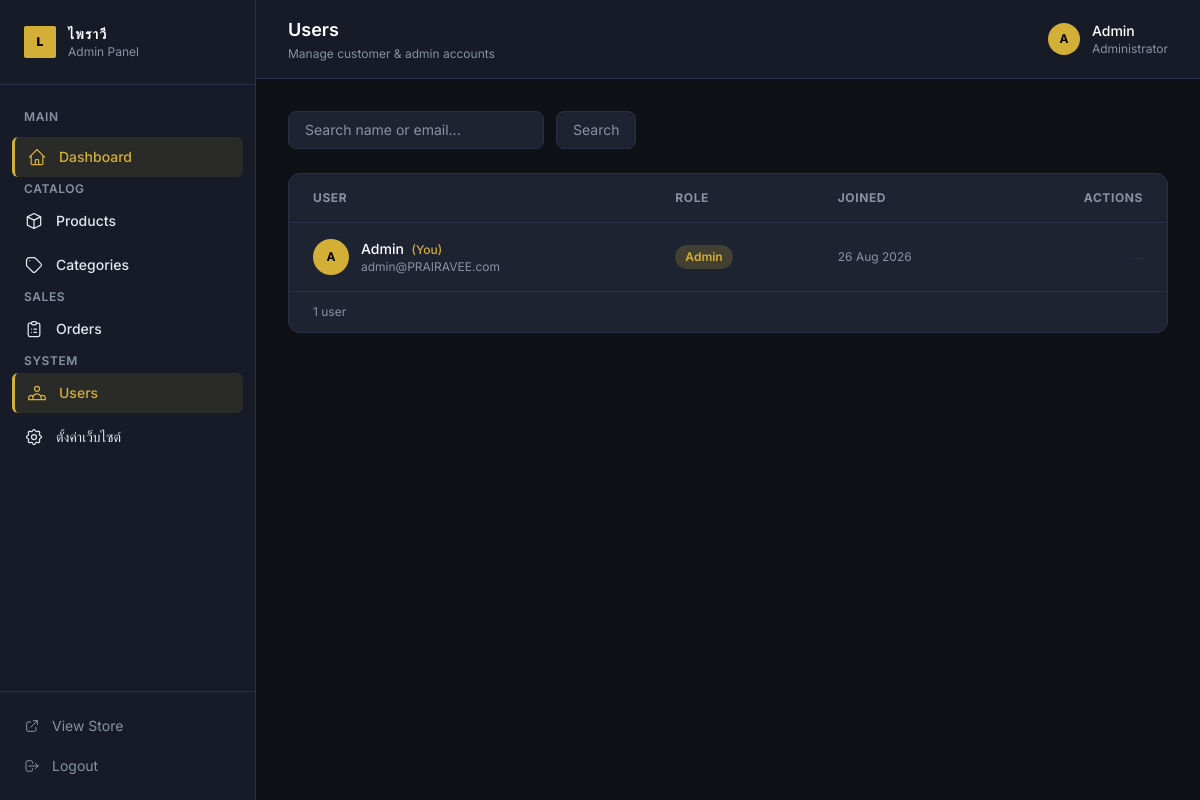
Page /admin/users (signed in) on the committed database.
### tables this page shows
CREATE TABLE IF NOT EXISTS users (
    id INT AUTO_INCREMENT PRIMARY KEY,
    name VARCHAR(255) NOT NULL,
    email VARCHAR(255) UNIQUE NOT NULL,
    password VARCHAR(255) NOT NULL,
    role ENUM('admin', 'customer') DEFAULT 'customer',
    created_at TIMESTAMP DEFAULT CURRENT_TIMESTAMP
);

### src/config/database.php (called while the page is built, shortened)
<?php
class Database {
    private static $instance = null;
    private $conn;
    private function __construct() {
        $this->host = getenv('DB_HOST') ?: "sqlXXX.epizy.com";
        $this->db_name = getenv('DB_DATABASE') ?: "epiz_XXXXXXX_lumina";
        $this->username = getenv('DB_USERNAME') ?: "epiz_XXXXXXX";
        $this->password = getenv('DB_PASSWORD') ?: "YOUR_DB_PASSWORD";
        try {
            $dsn = "mysql:host=" . $this->host
                 . ";dbname=" . $this->db_name
                 . ";charset=utf8mb4";
            $this->conn = new PDO($dsn, $this->username, $this->password, [
                PDO::ATTR_ERRMODE            => PDO::ERRMODE_EXCEPTION,
                PDO::ATTR_DEFAULT_FETCH_MODE => PDO::FETCH_ASSOC,
                PDO::ATTR_EMULATE_PREPARES   => false,
            ]);
        } catch (PDOException $exception) {
            error_log("DB Connection error: " . $exception->getMessage());
            die("Database connection failed. Please try again later.");
        }
    }
    public static function getInstance() {
        if (self::$instance === null) {
            self::$instance = new Database();
        }
        return self::$instance;
    }
    public function getConnection() {
        return $this->conn;
    }
}
?>

### src/models/User.php (called while the page is built, shortened)
<?php
require_once BASE_PATH . '/src/config/database.php';
class User {
    private $conn;
    private $table_name = "users";
    public function __construct() {
        $database = Database::getInstance();
        $this->conn = $database->getConnection();
    }
    public function getAllUsers($search = '') {
        $query = "SELECT id, name, email, role, created_at FROM " . $this->table_name;
        $query .= " ORDER BY created_at DESC";
        $stmt = $this->conn->prepare($query);
        $stmt->execute();
        return $stmt->fetchAll(PDO::FETCH_ASSOC);
    }
}
?>

### src/views/admin/users/index.php (the view, shortened to what this page needs)
<?php
require_once BASE_PATH . '/src/models/User.php';
$userModel = new User();
$search = trim($_GET['search'] ?? '');
$users  = $userModel->getAllUsers($search);
?>
<div class="flex items-center justify-between mb-6">
    <form method="GET" action="<?= BASE_URL ?>/admin/users" class="flex gap-3">
        <input type="text" name="search" value="<?php echo htmlspecialchars($search); ?>"
               placeholder="Search name or email..."
               class="bg-admin-card border border-admin-border text-admin-text text-sm px-4 py-2 rounded-lg focus:outline-none focus:border-admin-accent w-64 placeholder-admin-muted">
        <button type="submit" class="bg-admin-card border border-admin-border text-admin-muted px-4 py-2 rounded-lg text-sm hover:border-admin-accent transition">Search</button>
    </form>
</div>
<div class="bg-admin-card border border-admin-border rounded-xl overflow-hidden">
    <div class="overflow-x-auto">
        <table class="w-full text-sm">
            <thead>
                <tr class="text-admin-muted text-xs uppercase tracking-wider border-b border-admin-border">
                    <th class="px-6 py-4 text-left">User</th>
                    <th class="px-6 py-4 text-left">Role</th>
                    <th class="px-6 py-4 text-left">Joined</th>
                    <th class="px-6 py-4 text-right">Actions</th>
                </tr>
            </thead>
            <tbody class="divide-y divide-admin-border">
                <?php if (empty($users)): ?>
                <tr><td colspan="4" class="px-6 py-16 text-center text-admin-muted">No users found.</td></tr>
                <?php else: ?>
                <?php foreach ($users as $u):
                    $is_me = $u['id'] == $_SESSION['user_id'];
                ?>
                <tr class="hover:bg-white/5 transition">
                    <td class="px-6 py-4">
                        <div class="flex items-center space-x-3">
                            <div class="w-9 h-9 rounded-full flex items-center justify-center flex-shrink-0
                                <?php echo $u['role'] === 'admin' ? 'bg-admin-accent' : 'bg-admin-border'; ?>">
                                <span class="<?php echo $u['role'] === 'admin' ? 'text-black' : 'text-admin-muted'; ?> font-bold text-xs">
                                    <?php echo strtoupper(substr($u['name'], 0, 1)); ?>
                                </span>
                            </div>
                            <div>
                                <p class="text-white font-medium">
                                    <?php echo htmlspecialchars($u['name']); ?>
                                    <?php if ($is_me): ?><span class="text-admin-accent text-xs ml-1">(You)</span><?php endif; ?>
                                </p>
                                <p class="text-admin-muted text-xs"><?php echo htmlspecialchars($u['email']); ?></p>
                            </div>
                        </div>
                    </td>
                    <td class="px-6 py-4">
                        <?php if (!$is_me): ?>
                        <form method="POST" action="<?= BASE_URL ?>/admin/users" class="flex items-center gap-2">
                            <input type="hidden" name="_action" value="update_role">
                            <input type="hidden" name="user_id" value="<?php echo $u['id']; ?>">
                            <select name="role" onchange="this.form.submit()"
                                    class="bg-admin-bg border border-admin-border text-admin-text text-xs px-3 py-1.5 rounded-lg focus:outline-none focus:border-admin-accent transition">
                                <option value="customer" <?php echo $u['role'] === 'customer' ? 'selected' : ''; ?>>Customer</option>
                                <option value="admin"    <?php echo $u['role'] === 'admin'    ? 'selected' : ''; ?>>Admin</option>
                            </select>
                        </form>
                        <?php else: ?>
                        <span class="inline-flex px-2.5 py-1 rounded-full text-xs font-semibold bg-admin-accent/20 text-admin-accent">Admin</span>
                        <?php endif; ?>
                    </td>
                    <td class="px-6 py-4 text-admin-muted text-xs"><?php echo date('d M Y', strtotime($u['created_at'])); ?></td>
                    <td class="px-6 py-4 text-right">
                        <?php if (!$is_me): ?>
                        <form method="POST" action="<?= BASE_URL ?>/admin/users"
                              onsubmit="return confirm('Delete <?php echo htmlspecialchars(addslashes($u['name'])); ?>? This cannot be undone.')">
                            <input type="hidden" name="_action" value="delete">
                            <input type="hidden" name="user_id" value="<?php echo $u['id']; ?>">
                            <button type="submit" class="text-red-400 hover:text-red-300 text-xs hover:underline">Delete</button>
                        </form>
                        <?php else: ?>
                        <span class="text-admin-border text-xs">—</span>
                        <?php endif; ?>
                    </td>
                </tr>
                <?php endforeach; ?>
                <?php endif; ?>
            </tbody>
        </table>
    </div>
    <div class="px-6 py-3 border-t border-admin-border text-admin-muted text-xs">
        <?php echo count($users); ?> user<?php echo count($users) !== 1 ? 's' : ''; ?>
    </div>
</div>
<?php
require BASE_PATH . '/src/views/admin/layouts/admin_layout.php';
?>

### src/views/admin/layouts/admin_layout.php (style rules this page uses)
body { -webkit-font-smoothing: antialiased; }

### rows in the picture
users: name "A", name "Admin", shows "(You)", email "admin@PRAIRAVEE.com", created_at "26 Aug 2026"

### other values in the picture
$admin_title "Users"
$admin_breadcrumb "Manage customer & admin accounts"
substr($_SESSION['user_name'] ?? 'A', 0, 1) "A"
$_SESSION['user_name'] "Admin"
count($users) "1"
